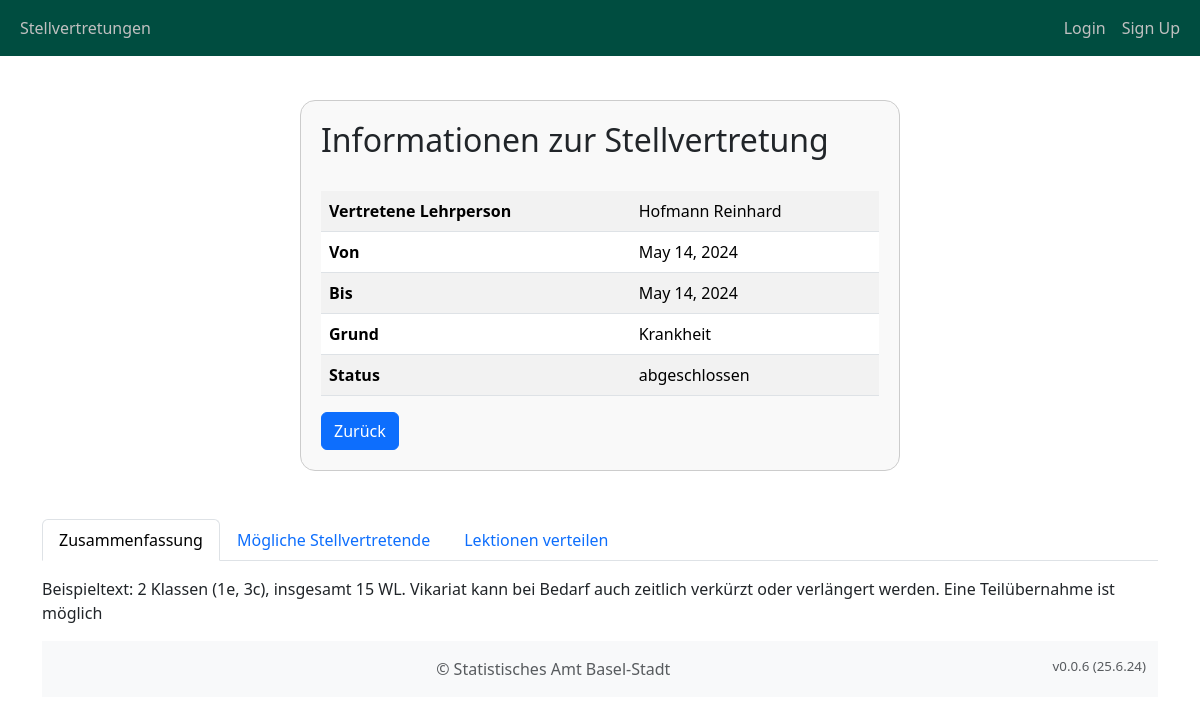
/school_management/substitutions/21/, run on an earlier commit of the app's database.
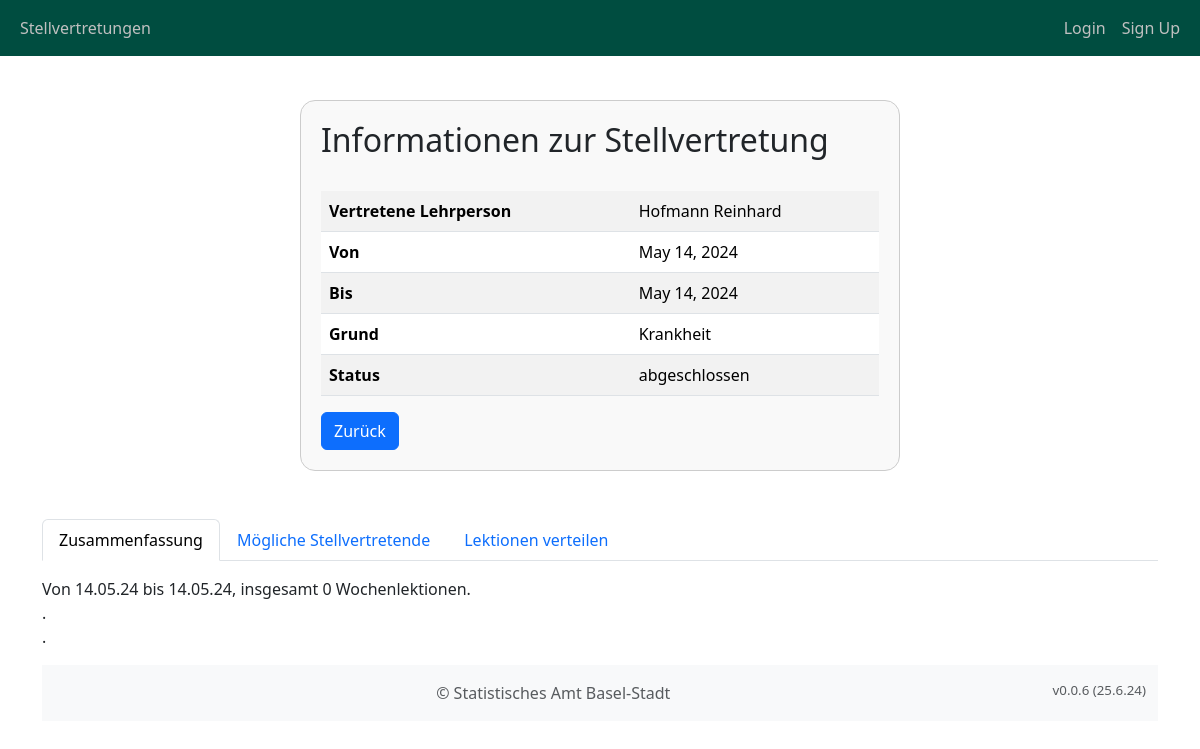
And on a later commit of the database.
### school_management/models.py (models this page shows, shortened)
class Substitution(models.Model):
    school = models.ForeignKey(
        School,
        on_delete=models.CASCADE,
        related_name="substitution_schools",
        verbose_name="Schule",
    )
    teacher = models.ForeignKey(
        Person,
        on_delete=models.CASCADE,
        related_name="teacher_substitutions",
        verbose_name="Lehrkraft",
    )
    start_date = models.DateField(verbose_name="Fällt aus von")
    end_date = models.DateField(verbose_name="Fällt aus bis")
    cause = models.ForeignKey(
        SubstitutionCause(),
        on_delete=models.CASCADE,
        related_name="substitution_causes",
        verbose_name="Begründung",
    )
    partial_substitution_possible = models.BooleanField(
        verbose_name="Teilübernahme möglich", default=False
    )
    comment_subsitution = models.TextField(
        verbose_name="Anmerkung zum Vikariat", blank=True, max_length=500
    )
    comment_class = models.TextField(
        verbose_name="Anmerkung zur Klasse", blank=True, max_length=500
    )
    minimum_qualification = models.ForeignKey(
        Qualification,
        on_delete=models.CASCADE,
        related_name="substitution_certificates",
        verbose_name="Mindestabschluss",
        default=1,
    )
    classes = models.TextField(verbose_name="Klassen", blank=True, max_length=500)
    levels = models.TextField(verbose_name="Stufen", blank=True, max_length=500)
    subjects = models.TextField(verbose_name="Fächer", blank=True, max_length=500)
    summary = models.TextField(verbose_name="Zusammenfassung", blank=True, max_length=1000)
    mo_am = models.BooleanField(verbose_name="Montag Vormittag", default=False)
    mo_pm = models.BooleanField(verbose_name="Montag Nachmittag", default=False)
    tu_am = models.BooleanField(verbose_name="Dienstag Vormittag", default=False)
    tu_pm = models.BooleanField(verbose_name="Dienstag Nachmittag", default=False)
    we_am = models.BooleanField(verbose_name="Mittwoch Vormittag", default=False)
    we_pm = models.BooleanField(verbose_name="Mittwoch Nachmittag", default=False)
    th_am = models.BooleanField(verbose_name="Donnerstag Vormittag", default=False)
    th_pm = models.BooleanField(verbose_name="Donnerstag Nachmittag", default=False)
    fr_am = models.BooleanField(verbose_name="Freitag Vormittag", default=False)
    fr_pm = models.BooleanField(verbose_name="Freitag Nachmittag", default=False)
    selection_comment = models.TextField(verbose_name="Kommentar zur Besetzung", blank=True, max_length=500)
    status = models.ForeignKey(
        SubstitutionStatus,
        on_delete=models.SET_DEFAULT,
        default=3,
        related_name="substitution_status",
        verbose_name="Status Besetzung Vikariat",
    )
    created_timestamp = models.DateTimeField(auto_now_add=True, null=True)
    class Meta:
        verbose_name = "Stellvertretung"
        verbose_name_plural = "Stellvertretungen"

class Person(models.Model):
    user = models.OneToOneField(User, on_delete=models.CASCADE, blank=True, null=True)
    school = models.ForeignKey(
        School, on_delete=models.CASCADE, related_name="school_persons", default=1
    )
    teacherid = models.IntegerField(verbose_name="Lehrer-ID", blank=True, null=True)
    first_name = models.CharField(max_length=255, verbose_name="Vorname")
    last_name = models.CharField(max_length=255, verbose_name="Nachname")
    email = models.EmailField(verbose_name="Email", blank=True)
    phone_number = models.CharField(
        max_length=20, verbose_name="Telefonnummer", blank=True
    )
    year_of_birth = models.CharField(
        max_length=255, verbose_name="Jahrgang", blank=True
    )
    username = models.CharField(max_length=255, verbose_name="Benutzername", blank=True)
    is_teacher = models.BooleanField(verbose_name="LehrerIn", default=False)
    is_candidate = models.BooleanField(
        verbose_name="KandidatIn für Stellvertretung", default=False
    )
    is_manager = models.BooleanField(
        verbose_name="Leitung/Administration", default=False
    )
    available_from_date = models.DateField(
        verbose_name="Verfügbar ab", blank=True, null=True
    )
    available_to_date = models.DateField(
        verbose_name="Verfügbar ab", blank=True, null=True
    )
    availability_mo_am = models.BooleanField(
        verbose_name="Montag Vormittag", default=False
    )
    availability_tu_am = models.BooleanField(
        verbose_name="Dienstag Vormittag", default=False
    )
    availability_we_am = models.BooleanField(
        verbose_name="Mittwoch Vormittag", default=False
    )
    availability_th_am = models.BooleanField(
        verbose_name="Donnerstag Vormittag", default=False
    )
    availability_fr_am = models.BooleanField(
        verbose_name="Freitag Vormittag", default=False
    )
    availability_mo_pm = models.BooleanField(
        verbose_name="Montag Nachmittag", default=False
    )
    availability_tu_pm = models.BooleanField(
        verbose_name="Dienstag Nachmittag", default=False
    )
    availability_we_pm = models.BooleanField(
        verbose_name="Mittwoch Nachmittag", default=False
    )
    availability_th_pm = models.BooleanField(
        verbose_name="Donnerstag Nachmittag", default=False
    )
    availability_fr_pm = models.BooleanField(
        verbose_name="Freitag Nachmittag", default=False
    )
    availability_comment = models.TextField(
        max_length=500, verbose_name="Bemerkungen zur Verfügbarkeit", blank=True
    )
    gender = models.ForeignKey(
        "Gender", on_delete=models.CASCADE, verbose_name="Geschlecht", default=1
    )
    description = models.TextField(
        max_length=500, verbose_name="Bemerkungen", blank=True
    )
    subjects = models.ManyToManyField(
        "Subject", related_name="person_subjects", blank=True
    )  # Many-to-many relationship
    @property
    def fullname(self):
        return f"{self.last_name} {self.first_name}"
    class Meta:
        verbose_name = "Person"
        verbose_name_plural = "Personen"
        ordering = ["last_name", "first_name"]

class SubstitutionCause(models.Model):
    name = models.CharField(max_length=255, verbose_name="Name")
    class Meta:
        verbose_name = "Code für Abwesenheitsgrund"
        verbose_name_plural = "Codes für Abwesenheitsgrund"
        ordering = ["name"]

class SubstitutionStatus(models.Model):
    name = models.CharField(max_length=255, verbose_name="Name")
    description = models.TextField(verbose_name="Beschreibung", blank=True)
    class Meta:
        verbose_name = "Status der Stellvertretung"
        verbose_name_plural = "Status der Stellvertretungen"
        ordering = ["name"]

### school_management/views.py (the view)
class SubstitutionDetailView(DetailView):
    model = Substitution
    template_name = "school_management/substitution_detail.html"
    context_object_name = "substitution"
    def get_context_data(self, **kwargs):
        context = super().get_context_data(**kwargs)
        substitution = self.get_object()
        context["candidates"] = substitution.substitution_candidates
        return context

### school_management/templatetags/user_tags.py (called while the page is built)
@register.filter(name='is_in_group')
def is_in_group(user, group_name):
    if user.is_authenticated:
        return user.groups.filter(name=group_name).exists()
    return False

### templates/school_management/substitution_detail.html (shortened to what this page needs)
{% extends "base.html" %}
{% block content %}
<div class="info-container">
    <h2>Informationen zur Stellvertretung</h2><br>
    <table class="table table-striped">
      <tbody>
        <tr>
          <th>Vertretene Lehrperson</th>
          <td>{{ substitution.teacher.fullname }}</td>
        </tr>
        <tr>
          <th>Von</th>
          <td>{{ substitution.start_date }}</td>
        </tr>
        <tr>
          <th>Bis</th>
          <td>{{ substitution.end_date }}</td>
        </tr>
        <tr>
          <th>Grund</th>
          <td>{{ substitution.cause.name }}</td>
        </tr>
        <tr>
          <th>Status</th>
          <td>{{ substitution.status.name }}</td>
        </tr>
      </tbody>
    </table>
    <a href="{% url 'substitution_admin_list' %}" class="btn btn-primary">Zurück</a>
  </div>
<div class="container mt-5">
  <ul class="nav nav-tabs" id="myTab" role="tablist">
      <li class="nav-item" role="presentation">
          <button class="nav-link active" id="zusammenfassung-tab" data-bs-toggle="tab" data-bs-target="#zusammenfassung" type="button" role="tab" aria-controls="zusammenfassung" aria-selected="true">Zusammenfassung</button>
      </li>
      <li class="nav-item" role="presentation">
          <button class="nav-link" id="kandidaten-tab" data-bs-toggle="tab" data-bs-target="#kandidaten" type="button" role="tab" aria-controls="kandidaten" aria-selected="false">Mögliche Stellvertretende</button>
      </li>
      <li class="nav-item" role="presentation">
          <button class="nav-link" id="lektionen-tab" data-bs-toggle="tab" data-bs-target="#lektionen" type="button" role="tab" aria-controls="lektionen" aria-selected="false">Lektionen verteilen</button>
      </li>
  </ul>
  <div class="tab-content" id="myTabContent">
      <div class="tab-pane fade show active" id="zusammenfassung" role="tabpanel" aria-labelledby="zusammenfassung-tab">
        <div class="mt-3">
          <p>{{ substitution.summary|safe }}</p>
        </div>
      </div>
</div>
{% endblock content %}

What changed in the data, as far as the page shows it:
changed Substitution "Hofmann Reinhard": summary "Beispieltext: 2 Klassen (1e, 3c), insgesamt 15 WL. Vikariat kann bei Bedarf auch zeitlich verkürzt oder verlängert werden. Eine Teilübernahme ist möglich" → "Von 14.05.24 bis 14.05.24, insgesamt 0 Wochenlektionen. . ."
